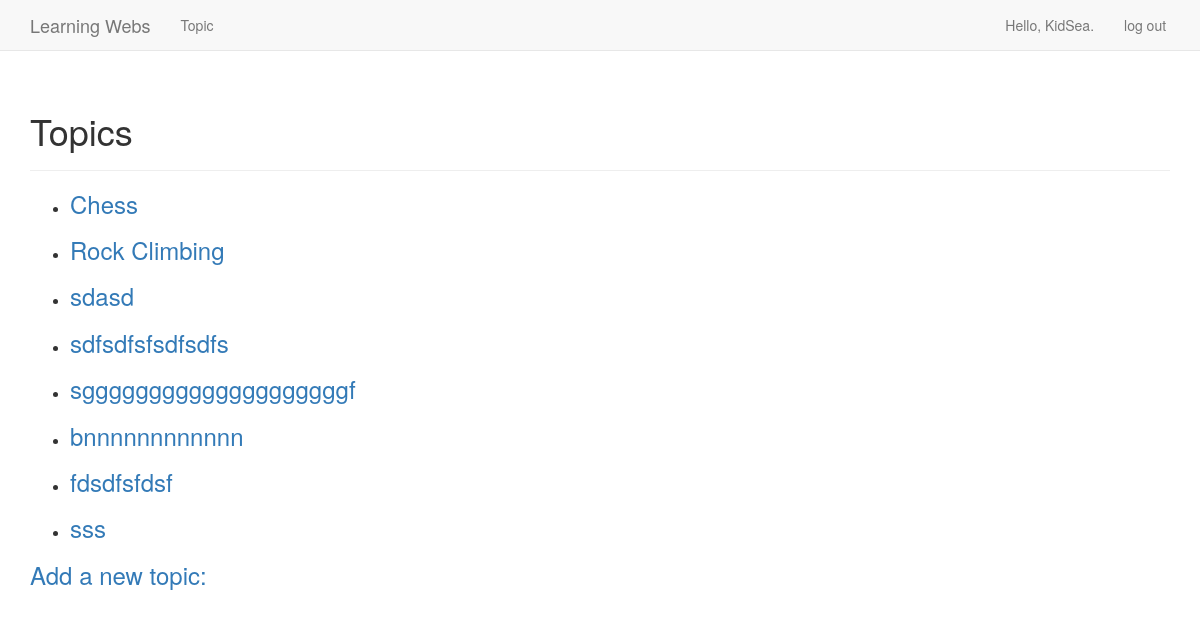
Page /topics/ (signed in) on the earlier database version.
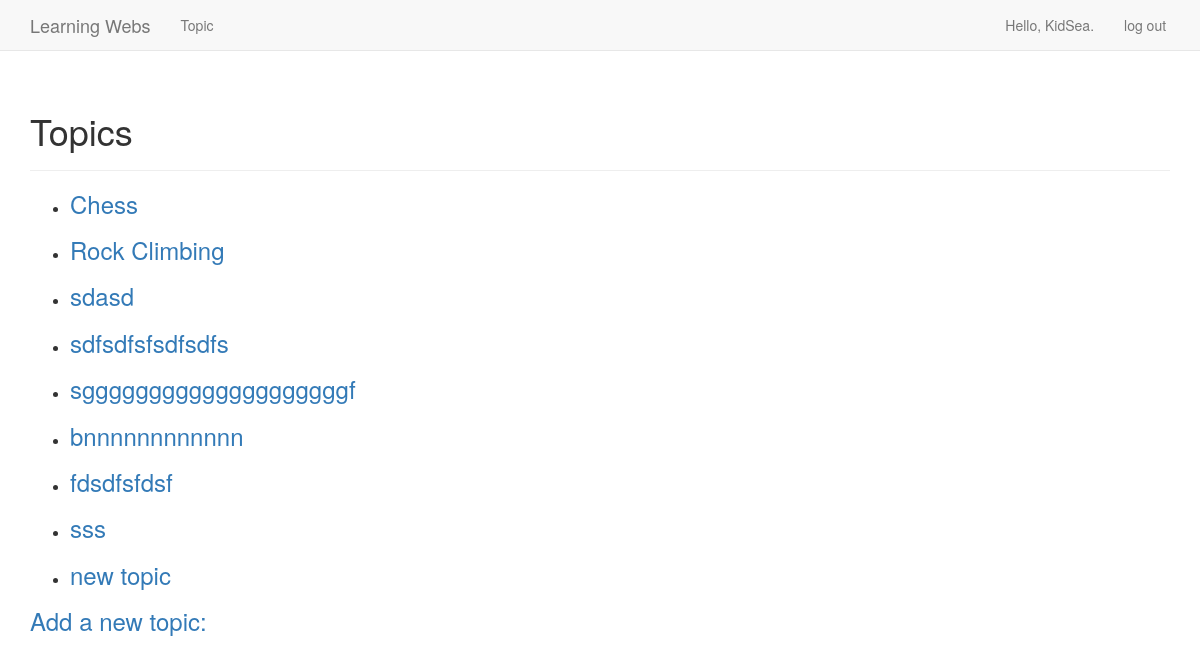
Same page on the later database version.
### learning_webs/models.py (models this page shows)
class Topic(models.Model):
    text = models.CharField(max_length=200)
    date_added = models.DateTimeField(auto_now_add=True)
    owner = models.ForeignKey(User, on_delete=models.CASCADE)
    def __str__(self):
        return self.text

### learning_webs/views.py (the view)
# urls.py: url(r'^topics/$', views.topics, name='topics'),
@login_required
def topics(request):
    topics = Topic.objects.filter(owner=request.user).order_by('date_added')
    context = {'topics': topics}
    return render(request, 'learning_webs/topics.html', context)

### learning_webs/templates/learning_webs/topics.html (shortened to what this page needs)
<!DOCTYPE html>
<html lang="en">
<head>
</head>
<body>
{% extends "learning_webs/base.html" %}
{% block header %}
    <h1>Topics</h1>
{% endblock header%}
{% block content %}
  <ul>
      {% for topic in topics %}
        <li>
            <h3>
                <a href="{% url 'learning_webs:topic' topic.id %}">{{ topic }}</a>
            </h3>
        </li>
      {% empty %}
        <li>No topics have been added yet.</li>
      {% endfor %}
  </ul>
  <h3>
      <a href="{% url 'learning_webs:new_topic' %}">Add a new topic:</a>
  </h3>
{% endblock content %}

### learning_webs/templates/learning_webs/base.html (shortened to what this page needs)
{% load bootstrap3 %}
<!DOCTYPE html>
<html lang="en">
<head>
    {% bootstrap_css %}
</head>
<body>
    <nav class="navbar navbar-default navbar-static-top">
        <div class="container">
            <div class="navbar-header">
                <a class="navbar-brand" href="{% url 'learning_webs:index' %}">
                    Learning Webs
                </a>
            </div>
            <div id="navbar" class="navbar-collapse collapse">
                <ul class="nav navbar-nav">
                    <li><a href="{% url 'learning_webs:topics' %}">Topic</a></li>
                </ul>
                <ul class="nav navbar-nav navbar-right">
                    {% if user.is_authenticated %}
                        <li><a>Hello, {{ user.username }}.</a></li>
                        <li><a href="{% url 'users:logout' %}">log out</a></li>
                    {% else %}
                        <li><a href="{% url 'users:register' %}">register</a></li>
                        <li><a href="{% url 'users:login' %}">log in</a></li>
                    {% endif %}
                </ul>
            </div>
        </div>
    </nav>
    <div class="container">
        <div class="page-header">
            {% block header %}{% endblock header %}
        </div>
        <div>
            {% block content %}{% endblock content %}
        </div>
    </div>
</body>
</html>

Differences in the rows shown:
added Topic: text "new topic"
